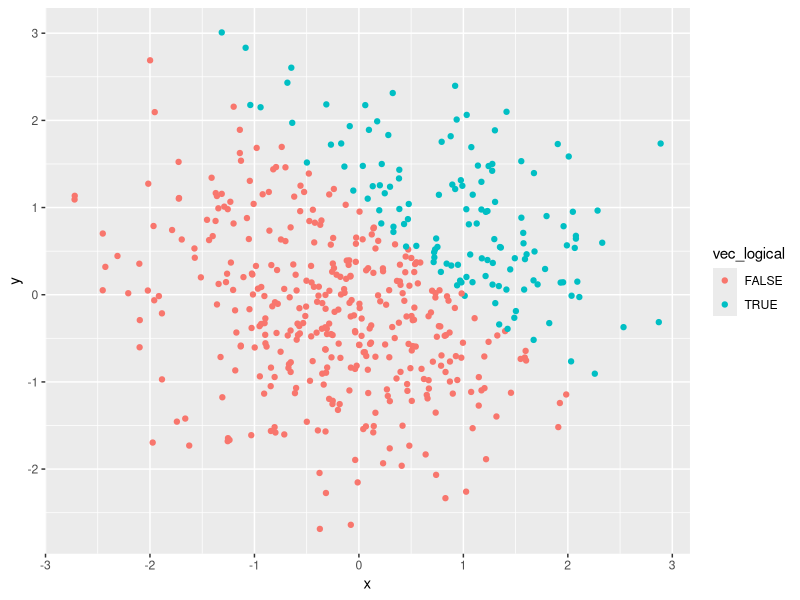
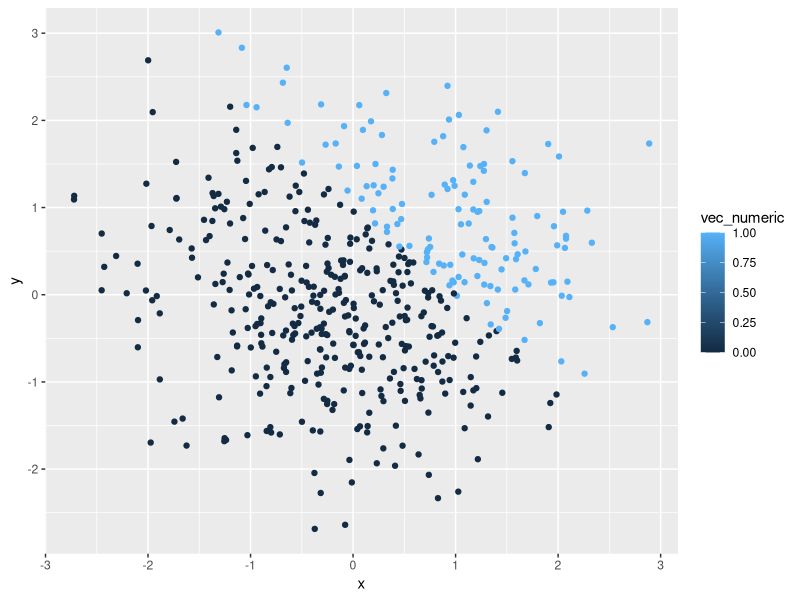
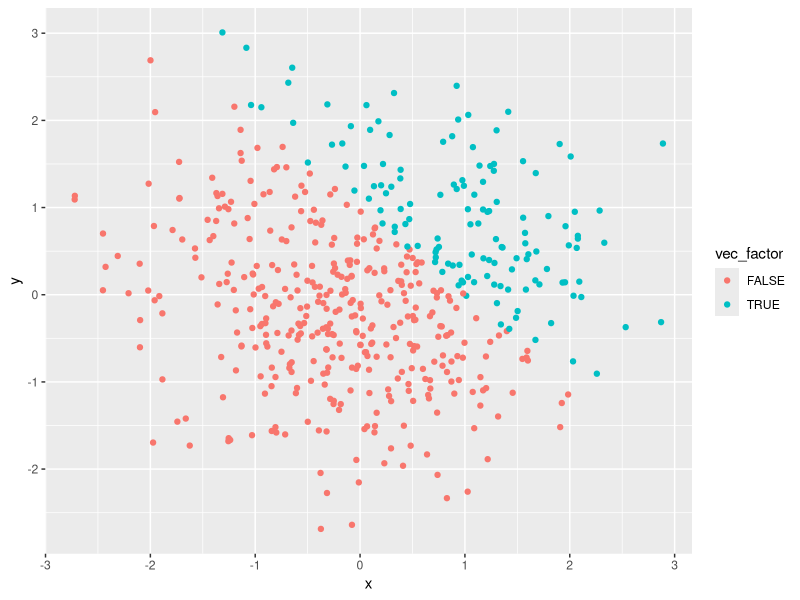
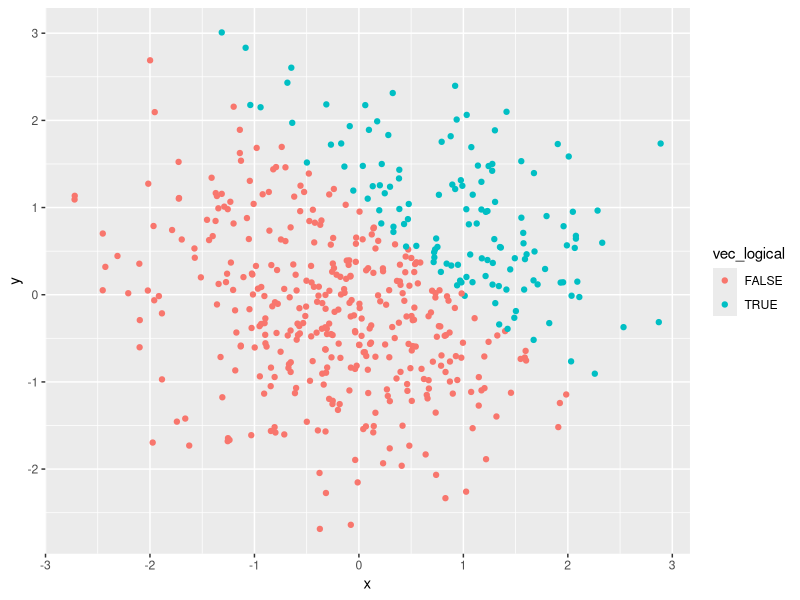
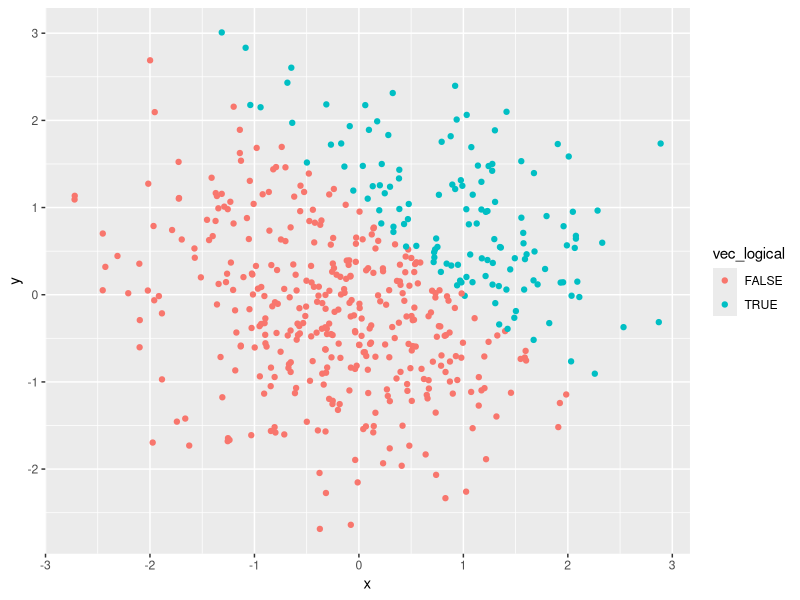

Write the R code that produced these figures, in order.
## ---- chunk 1
library(tidyverse)

##Create dataframe
set.seed(1)
hw1_df = tibble(
sample = rnorm(8),
vec_logical = c(sample > 0),
vec_char = c(length = 8),
vec_factor = factor(c(length = 8)), levels = c(3),

##Take means of each variable
mean(sample),
mean(vec_logical),
mean(vec_char),
mean(vec_factor),
)
## ---- chunk 2
##Convert and manipulate vectors 
as.numeric(pull(hw1_df, vec_logical)) * sample(pull(hw1_df, sample))
as.factor(pull(hw1_df, vec_logical)) * sample(pull(hw1_df, sample))
as.numeric(as.factor(pull(hw1_df, vec_logical))) * sample(pull(hw1_df, sample))
## ---- chunk 3
##Create dataframe
set.seed(2)
plot_df = tibble(
  x = rnorm(500),
  y = rnorm(500),
  vec_logical = c(x + y > 1),
  vec_numeric = as.numeric(vec_logical), 
  vec_factor = as.factor(vec_logical)
)
## ---- chunk 4
##Scatterplot 1: logical variable
ggplot(plot_df, aes(x = x, y = y, color = vec_logical)) + geom_point()

##Scatterplot 2: numeric variable
ggplot(plot_df, aes(x = x, y = y, color = vec_numeric)) + geom_point()

##Scatterplot 3: factor variable
ggplot(plot_df, aes(x = x, y = y, color = vec_factor)) + geom_point()

##Save first scatterplot
ggplot(plot_df, aes(x = x, y = y, color = vec_logical)) + geom_point()
ggsave("scatter_plot.pdf")
